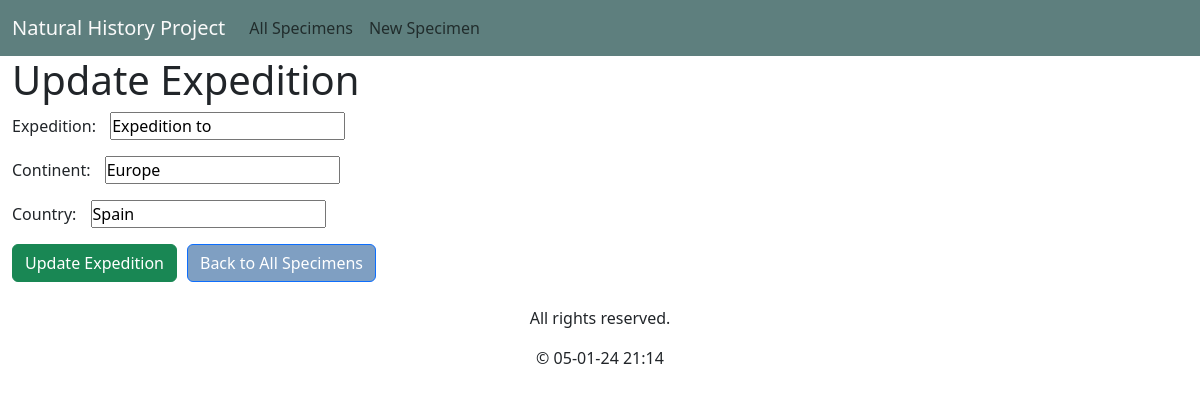
The page /expedition_update/10/ on the database as committed earlier.
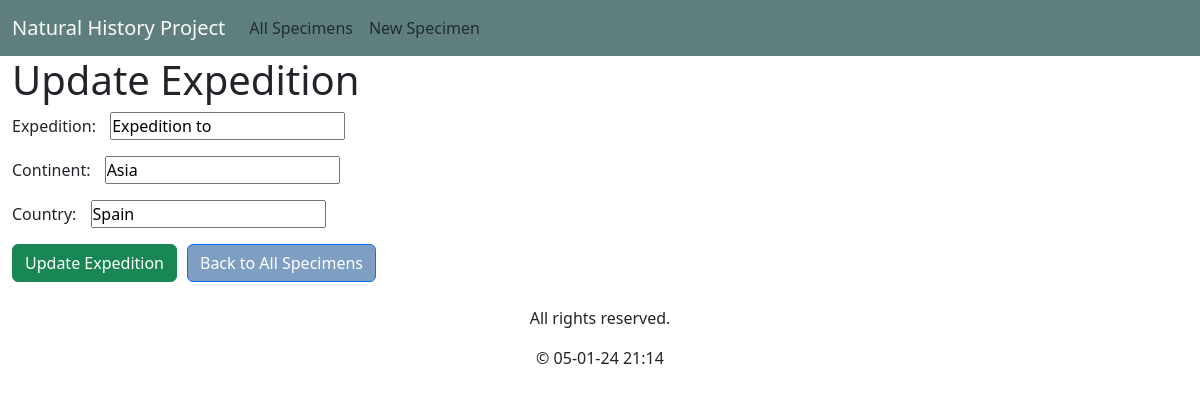
The same page on the database as committed later.
### specimen_catalog/models.py (models this page shows, shortened)
class Expedition(models.Model):
    expedition_id = models.AutoField(primary_key=True)
    expedition = models.CharField(max_length=100, null=False, blank=True)
    continent = models.CharField(max_length=50, null=False, blank=True)
    country = models.CharField(max_length=50, null=False, blank=True)

### specimen_catalog/views.py (the view, shortened to what this page needs)
# urls.py: path('expedition_update/<int:pk>/', ExpeditionUpdateView.as_view(), name='expedition_update'),
class ExpeditionUpdateView(View):
    template_name = 'specimen_catalog/expedition_update.html'
    def get(self, request, pk):
        try:
            expedition = get_object_or_404(Expedition, pk=pk)
            form = ExpeditionForm(instance=expedition)
            return render(request, self.template_name, {'form': form, 'expedition': expedition})
        except Http404:
            messages.error(request, "Expedition not found")
            return redirect('all_specimens')

### specimen_catalog/forms.py (shortened to what this page needs)
class ExpeditionForm(forms.ModelForm):
    class Meta:
        model = Expedition
        fields = ['expedition', 'continent', 'country']
        labels = {
            'expedition': 'Expedition',
            'continent': 'Continent',
            'country': 'Country',
        }
    ALLOWED_CONTINENTS = ['Africa', 'Antarctica', 'Asia', 'Europe', 'North America', 'Oceania', 'South America']

### specimen_catalog/templatetags/tags.py (called while the page is built)
@register.simple_tag
def current_datetime():
    now = datetime.now()
    formatted_date = now.strftime("%d-%m-%y %H:%M")
    return formatted_date

### specimen_catalog/templates/specimen_catalog/expedition_update.html (shortened to what this page needs)
{% extends 'specimen_catalog/base.html' %}
{% block content %}
    <h1>Update Expedition</h1>
    <form method="post" action="{% url 'expedition_update' pk=expedition.pk %}">
        {{ form.as_p }}
        <div class="button-container">
            <button type="submit" class="btn btn-success">Update Expedition</button>
            <a href="{% url 'all_specimens' %}" class="btn btn-primary">Back to All Specimens</a>
        </div>
    </form>
{% endblock %}

Rows that differ between the two databases and show on the page:
changed Expedition "Expedition to": continent "Europe" → "Asia"
